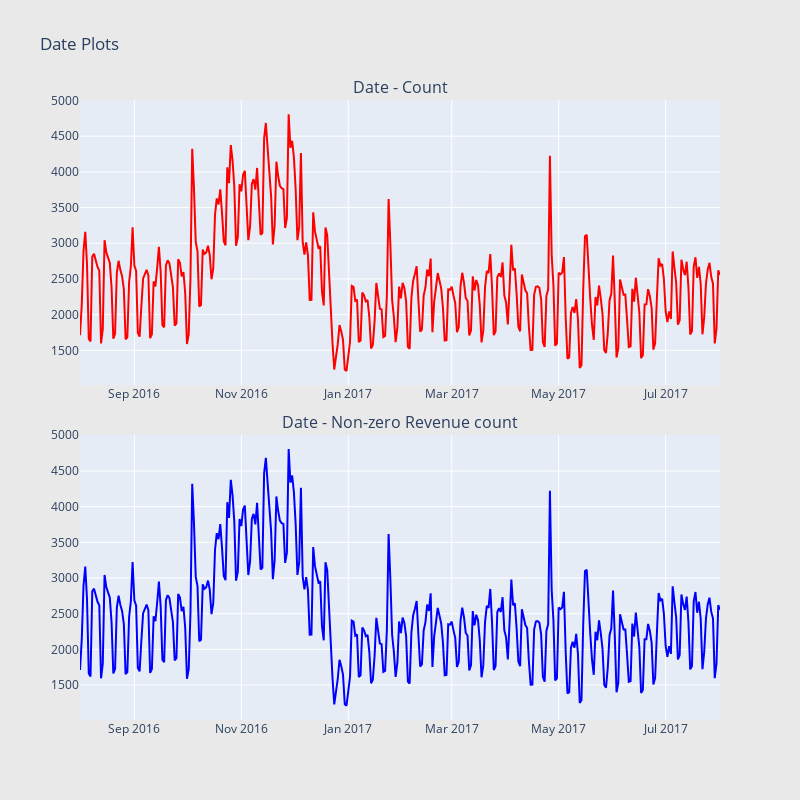

Notebook source saved alongside this figure:
### Markdown cell above
<b> Observations </b> : -  We can comparing Channel Groupping with the transaction revenue to know that is this column is giving to us any useful information. we observed that It is giving clear idea about the customer who came from display channel that is generating more revenue.

### Code cell
# EDA Date

import datetime

def scatter_plot(cnt_srs, color):
    trace = go.Scatter(
        x=cnt_srs.index[::-1],
        y=cnt_srs.values[::-1],
        showlegend=False,
        marker=dict(
            color=color,
        ),
    )
    return trace

train_df['date'] = train_df['date'].apply(lambda x: datetime.date(int(str(x)[:4]), int(str(x)[4:6]), int(str(x)[6:])))
cnt_srs = train_df.groupby('date')['totals.transactionRevenue'].agg(['size', 'count'])
cnt_srs.columns = ["count", "count of non-zero revenue"]
cnt_srs = cnt_srs.sort_index()
#cnt_srs.index = cnt_srs.index.astype('str')
trace1 = scatter_plot(cnt_srs["count"], 'red')
trace2 = scatter_plot(cnt_srs["count of non-zero revenue"], 'blue')

fig = tools.make_subplots(rows=2, cols=1, vertical_spacing=0.08,
                          subplot_titles=["Date - Count", "Date - Non-zero Revenue count"])
fig.append_trace(trace1, 1, 1)
fig.append_trace(trace2, 2, 1)
fig['layout'].update(height=800, width=800, paper_bgcolor='rgb(233,233,233)', title="Date Plots")
py.iplot(fig, filename='date-plots')

### Figure 1 — Plotly figure (JSON) as saved in the notebook; plotly's stock layout.template omitted (floating-point values rounded to 4 significant figures; data arrays with more than 128 entries replaced by an {"elided": "..."} marker saying what was removed)
{"data": [{"marker": {"color": "red"}, "showlegend": false, "type": "scatter", "x": {"elided": "366 str values"}, "xaxis": "x", "y": {"elided": "366 int values"}, "yaxis": "y"}, {"marker": {"color": "blue"}, "showlegend": false, "type": "scatter", "x": {"elided": "366 str values"}, "xaxis": "x2", "y": {"elided": "366 int values"}, "yaxis": "y2"}], "layout": {"annotations": [{"font": {"size": 16}, "showarrow": false, "text": "Date - Count", "x": 0.5, "xanchor": "center", "xref": "paper", "y": 1, "yanchor": "bottom", "yref": "paper"}, {"font": {"size": 16}, "showarrow": false, "text": "Date - Non-zero Revenue count", "x": 0.5, "xanchor": "center", "xref": "paper", "y": 0.46, "yanchor": "bottom", "yref": "paper"}], "height": 800, "paper_bgcolor": "rgb(233,233,233)", "title": {"text": "Date Plots"}, "width": 800, "xaxis": {"anchor": "y", "domain": [0, 1]}, "xaxis2": {"anchor": "y2", "domain": [0, 1]}, "yaxis": {"anchor": "x", "domain": [0.54, 1]}, "yaxis2": {"anchor": "x2", "domain": [0, 0.46]}}}
